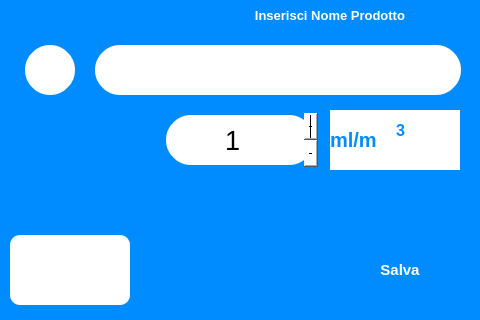
<?xml version="1.0" encoding="UTF-8"?>
<ui version="4.0">
 <class>Reg_prodotto_Window</class>
 <widget class="QWidget" name="Reg_prodotto_Window">
  <property name="geometry">
   <rect>
    <x>0</x>
    <y>0</y>
    <width>480</width>
    <height>320</height>
   </rect>
  </property>
  <property name="windowTitle">
   <string>Registra Prodotto</string>
  </property>
  <property name="styleSheet">
   <string notr="true">background-color: rgb(255, 255, 255);</string>
  </property>
  <widget class="QLabel" name="nome_label">
   <property name="geometry">
    <rect>
     <x>195</x>
     <y>0</y>
     <width>210</width>
     <height>31</height>
    </rect>
   </property>
   <property name="font">
    <font>
     <family>Segoe UI</family>
     <pointsize>10</pointsize>
     <weight>75</weight>
     <bold>true</bold>
    </font>
   </property>
   <property name="styleSheet">
    <string notr="true">background-color: rgb(0, 140, 255);

color: rgb(255, 255, 255);</string>
   </property>
   <property name="text">
    <string>Inserisci Nome Prodotto</string>
   </property>
   <property name="alignment">
    <set>Qt::AlignRight|Qt::AlignTrailing|Qt::AlignVCenter</set>
   </property>
  </widget>
  <widget class="QLineEdit" name="nome_textbox">
   <property name="geometry">
    <rect>
     <x>90</x>
     <y>40</y>
     <width>376</width>
     <height>60</height>
    </rect>
   </property>
   <property name="font">
    <font>
     <pointsize>15</pointsize>
    </font>
   </property>
   <property name="styleSheet">
    <string notr="true">border-radius:30px;
background-color: rgb(0, 0, 0);
background-color: rgb(255, 255, 255);
border: 5px solid rgb(0,140,255);
</string>
   </property>
  </widget>
  <widget class="QLabel" name="data_scad_label">
   <property name="geometry">
    <rect>
     <x>130</x>
     <y>0</y>
     <width>281</width>
     <height>20</height>
    </rect>
   </property>
   <property name="font">
    <font>
     <pointsize>10</pointsize>
     <weight>50</weight>
     <bold>false</bold>
    </font>
   </property>
   <property name="styleSheet">
    <string notr="true">color: rgb(0, 0, 0);</string>
   </property>
   <property name="text">
    <string>Inserisci data di scadenza</string>
   </property>
  </widget>
  <widget class="QPushButton" name="save_btn">
   <property name="geometry">
    <rect>
     <x>340</x>
     <y>240</y>
     <width>120</width>
     <height>60</height>
    </rect>
   </property>
   <property name="font">
    <font>
     <family>Segoe UI</family>
     <pointsize>11</pointsize>
     <weight>75</weight>
     <bold>true</bold>
    </font>
   </property>
   <property name="styleSheet">
    <string notr="true">background-color: rgb(0, 140, 255);
color: rgb(255, 255, 255);
border-radius:10px;</string>
   </property>
   <property name="text">
    <string>Salva</string>
   </property>
  </widget>
  <widget class="QLabel" name="label_5">
   <property name="geometry">
    <rect>
     <x>0</x>
     <y>0</y>
     <width>480</width>
     <height>320</height>
    </rect>
   </property>
   <property name="styleSheet">
    <string notr="true">background-color: rgb(0, 140, 255);
image: url(:/sfondo_microone/res/pagina_MICROONE.png);</string>
   </property>
   <property name="text">
    <string/>
   </property>
  </widget>
  <widget class="QLabel" name="label">
   <property name="geometry">
    <rect>
     <x>20</x>
     <y>40</y>
     <width>60</width>
     <height>60</height>
    </rect>
   </property>
   <property name="styleSheet">
    <string notr="true">image: url(:/icons/res/prodotto_icon.png);
background-color: rgb(255, 255, 255);
      border: 5px solid rgb(0,140,255);
      border-radius:30px;
     </string>
   </property>
   <property name="text">
    <string/>
   </property>
  </widget>
  <widget class="QPushButton" name="cancel_btn_">
   <property name="geometry">
    <rect>
     <x>390</x>
     <y>0</y>
     <width>71</width>
     <height>31</height>
    </rect>
   </property>
   <property name="font">
    <font>
     <pointsize>10</pointsize>
     <weight>50</weight>
     <bold>false</bold>
    </font>
   </property>
   <property name="styleSheet">
    <string notr="true">background-color: rgb(0, 140, 255);
                 color: rgb(255, 255, 255);
                 border-radius:10px;
             </string>
   </property>
   <property name="text">
    <string/>
   </property>
   <property name="icon">
    <iconset resource="img_resources.qrc">
     <normaloff>:/cancel/res/cancel.png</normaloff>:/cancel/res/cancel.png</iconset>
   </property>
  </widget>
  <widget class="QLabel" name="concentrazione_label">
   <property name="geometry">
    <rect>
     <x>330</x>
     <y>110</y>
     <width>130</width>
     <height>60</height>
    </rect>
   </property>
   <property name="sizePolicy">
    <sizepolicy hsizetype="Preferred" vsizetype="Preferred">
     <horstretch>0</horstretch>
     <verstretch>0</verstretch>
    </sizepolicy>
   </property>
   <property name="font">
    <font>
     <family>Segoe UI</family>
     <pointsize>15</pointsize>
     <weight>75</weight>
     <bold>true</bold>
    </font>
   </property>
   <property name="styleSheet">
    <string notr="true">color: rgb(0, 140, 255);</string>
   </property>
   <property name="text">
    <string>ml/m</string>
   </property>
   <property name="alignment">
    <set>Qt::AlignLeading|Qt::AlignLeft|Qt::AlignVCenter</set>
   </property>
  </widget>
  <widget class="QSpinBox" name="concentrazione_spinBox">
   <property name="geometry">
    <rect>
     <x>161</x>
     <y>110</y>
     <width>158</width>
     <height>60</height>
    </rect>
   </property>
   <property name="font">
    <font>
     <pointsize>20</pointsize>
    </font>
   </property>
   <property name="cursor">
    <cursorShape>ArrowCursor</cursorShape>
   </property>
   <property name="styleSheet">
    <string notr="true">QSpinBox::down-button {

                    image: url(:/arrows/res/down_arrow.png);
                    width:50px;
                    }


                    QSpinBox::up-button {

                    image: url(:/arrows/res/up_arrow.png);
                    width: 50px;
                    }


                    QSpinBox {
                    color: rgb(0, 0, 0);
                
	background-color: rgb(255, 255, 255);
border: 5px solid rgb(0,140,255);
                    border-radius:30px;


                    }
                </string>
   </property>
   <property name="inputMethodHints">
    <set>Qt::ImhDigitsOnly|Qt::ImhFormattedNumbersOnly|Qt::ImhPreferNumbers</set>
   </property>
   <property name="alignment">
    <set>Qt::AlignCenter</set>
   </property>
   <property name="buttonSymbols">
    <enum>QAbstractSpinBox::PlusMinus</enum>
   </property>
   <property name="minimum">
    <number>1</number>
   </property>
   <property name="maximum">
    <number>3000</number>
   </property>
   <property name="singleStep">
    <number>1</number>
   </property>
   <property name="value">
    <number>1</number>
   </property>
  </widget>
  <widget class="QDateEdit" name="data_scad_dateEdit">
   <property name="enabled">
    <bool>false</bool>
   </property>
   <property name="geometry">
    <rect>
     <x>110</x>
     <y>-30</y>
     <width>211</width>
     <height>61</height>
    </rect>
   </property>
   <property name="font">
    <font>
     <pointsize>20</pointsize>
     <weight>50</weight>
     <bold>false</bold>
    </font>
   </property>
   <property name="styleSheet">
    <string notr="true">QDateEdit::down-button {


     image: url(:/arrows/res/down_arrow.png);
     width:50px;


     }


     QDateEdit::up-button {


     image: url(:/arrows/res/up_arrow.png);
     width: 50px;
     }


     QDateEdit {
     color: rgb(0, 0, 0);
	background-color: rgb(255, 255, 255);
     border-radius:25px;
border: 5px solid rgb(0,140,255);


}</string>
   </property>
   <property name="dateTime">
    <datetime>
     <hour>0</hour>
     <minute>0</minute>
     <second>0</second>
     <year>2020</year>
     <month>10</month>
     <day>1</day>
    </datetime>
   </property>
  </widget>
  <widget class="QPushButton" name="keyboard_btn">
   <property name="geometry">
    <rect>
     <x>10</x>
     <y>235</y>
     <width>120</width>
     <height>70</height>
    </rect>
   </property>
   <property name="font">
    <font>
     <pointsize>10</pointsize>
    </font>
   </property>
   <property name="styleSheet">
    <string notr="true">background-color: rgb(255, 255, 255);
image: url(:/keyboard/res/keyboard.png);

color: rgb(255, 255, 255);
border-radius:10px;</string>
   </property>
   <property name="text">
    <string/>
   </property>
  </widget>
  <widget class="QPushButton" name="pushButton">
   <property name="geometry">
    <rect>
     <x>0</x>
     <y>0</y>
     <width>171</width>
     <height>28</height>
    </rect>
   </property>
   <property name="styleSheet">
    <string notr="true">image: url(:/microone_logo/res/Microne Bianco.png);
background-color: rgb(0, 140, 255);</string>
   </property>
   <property name="text">
    <string/>
   </property>
   <property name="flat">
    <bool>true</bool>
   </property>
  </widget>
  <widget class="QLabel" name="concentrazione_label_2">
   <property name="geometry">
    <rect>
     <x>396</x>
     <y>110</y>
     <width>31</width>
     <height>41</height>
    </rect>
   </property>
   <property name="sizePolicy">
    <sizepolicy hsizetype="Preferred" vsizetype="Preferred">
     <horstretch>0</horstretch>
     <verstretch>0</verstretch>
    </sizepolicy>
   </property>
   <property name="font">
    <font>
     <family>Segoe UI</family>
     <pointsize>12</pointsize>
     <weight>75</weight>
     <bold>true</bold>
    </font>
   </property>
   <property name="styleSheet">
    <string notr="true">color: rgb(0, 140, 255);</string>
   </property>
   <property name="text">
    <string>3</string>
   </property>
   <property name="alignment">
    <set>Qt::AlignLeading|Qt::AlignLeft|Qt::AlignVCenter</set>
   </property>
  </widget>
  <zorder>data_scad_dateEdit</zorder>
  <zorder>data_scad_label</zorder>
  <zorder>label_5</zorder>
  <zorder>nome_textbox</zorder>
  <zorder>save_btn</zorder>
  <zorder>label</zorder>
  <zorder>cancel_btn_</zorder>
  <zorder>concentrazione_label</zorder>
  <zorder>concentrazione_spinBox</zorder>
  <zorder>keyboard_btn</zorder>
  <zorder>pushButton</zorder>
  <zorder>nome_label</zorder>
  <zorder>concentrazione_label_2</zorder>
 </widget>
 <resources>
  <include location="img_resources.qrc"/>
 </resources>
 <connections>
  <connection>
   <sender>cancel_btn_</sender>
   <signal>clicked()</signal>
   <receiver>Reg_prodotto_Window</receiver>
   <slot>close()</slot>
   <hints>
    <hint type="sourcelabel">
     <x>45</x>
     <y>295</y>
    </hint>
    <hint type="destinationlabel">
     <x>239</x>
     <y>159</y>
    </hint>
   </hints>
  </connection>
 </connections>
</ui>
